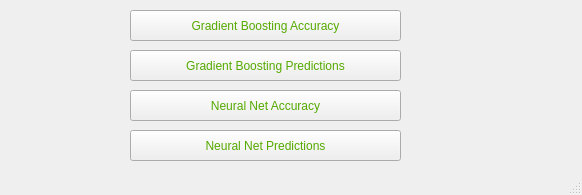
<?xml version="1.0" encoding="UTF-8"?>
<ui version="4.0">
 <class>MainWindow</class>
 <widget class="QMainWindow" name="MainWindow">
  <property name="geometry">
   <rect>
    <x>0</x>
    <y>0</y>
    <width>582</width>
    <height>195</height>
   </rect>
  </property>
  <property name="windowTitle">
   <string>Prediction of Amyloid Proteins</string>
  </property>
  <property name="styleSheet">
   <string notr="true">color: rgb(85, 170, 0);
font: 75 10pt &quot;MS Shell Dlg 2&quot;;</string>
  </property>
  <widget class="QWidget" name="centralwidget">
   <widget class="QPushButton" name="pushButton">
    <property name="geometry">
     <rect>
      <x>130</x>
      <y>10</y>
      <width>271</width>
      <height>31</height>
     </rect>
    </property>
    <property name="text">
     <string>Gradient Boosting Accuracy</string>
    </property>
   </widget>
   <widget class="QPushButton" name="pushButton_2">
    <property name="geometry">
     <rect>
      <x>130</x>
      <y>90</y>
      <width>271</width>
      <height>31</height>
     </rect>
    </property>
    <property name="text">
     <string>Neural Net Accuracy</string>
    </property>
   </widget>
   <widget class="QPushButton" name="pushButton_3">
    <property name="geometry">
     <rect>
      <x>130</x>
      <y>130</y>
      <width>271</width>
      <height>31</height>
     </rect>
    </property>
    <property name="text">
     <string>Neural Net Predictions</string>
    </property>
   </widget>
   <widget class="QPushButton" name="pushButton_4">
    <property name="geometry">
     <rect>
      <x>130</x>
      <y>50</y>
      <width>271</width>
      <height>31</height>
     </rect>
    </property>
    <property name="text">
     <string>Gradient Boosting Predictions</string>
    </property>
   </widget>
  </widget>
  <widget class="QStatusBar" name="statusbar"/>
 </widget>
 <resources/>
 <connections/>
</ui>
